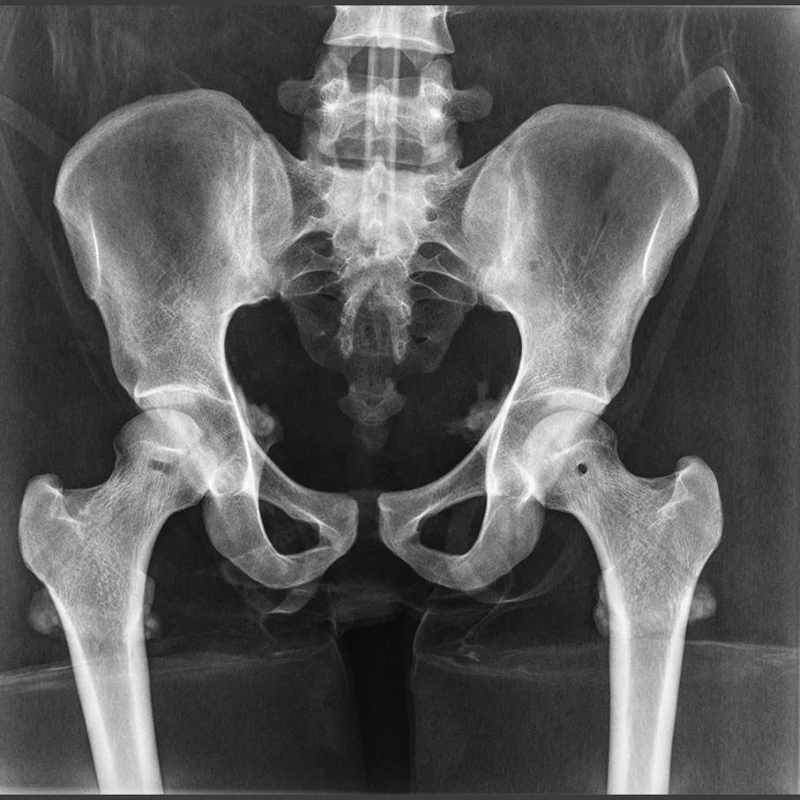
#> input picture img8.jpg, 800 x 800 px
$ jupyter execute ex6.ipynb
#> lines starting #> are read from the running program, lines starting #| are printed output that depends on the picture
[cell 1]
import cv2
import numpy as np
import matplotlib.pyplot as plt

[cell 2]
# Load the image
image = cv2.imread('img8.jpg')
#> image is the input picture: shape (800, 800, 3); mean B, G, R 90.8, 90.8, 90.8
image = cv2.cvtColor(image, cv2.COLOR_BGR2RGB)  # Convert to RGB from BGR

[cell 3]
# Reshape image into a 2D array of pixels
pixel_values = image.reshape((-1, 3))
pixel_values = np.float32(pixel_values)  # Convert to float

[cell 4]
# Define criteria & apply KMeans
criteria = (cv2.TERM_CRITERIA_EPS + cv2.TERM_CRITERIA_MAX_ITER, 100, 0.2)
k = 3  # Number of clusters
_, labels, centers = cv2.kmeans(pixel_values, k, None, criteria, 10, cv2.KMEANS_RANDOM_CENTERS)
#> centers = [[115.3, 115.3, 115.3], [186.8, 186.8, 186.8], [51.06, 51.04, 51.06]]

[cell 5]
# Convert centers to uint8
centers = np.uint8(centers)
#> centers = [[115, 115, 115], [186, 186, 186], [51, 51, 51]]
segmented_image = centers[labels.flatten()]  # Assign colors to pixels
segmented_image = segmented_image.reshape(image.shape)  # Reshape to original image size
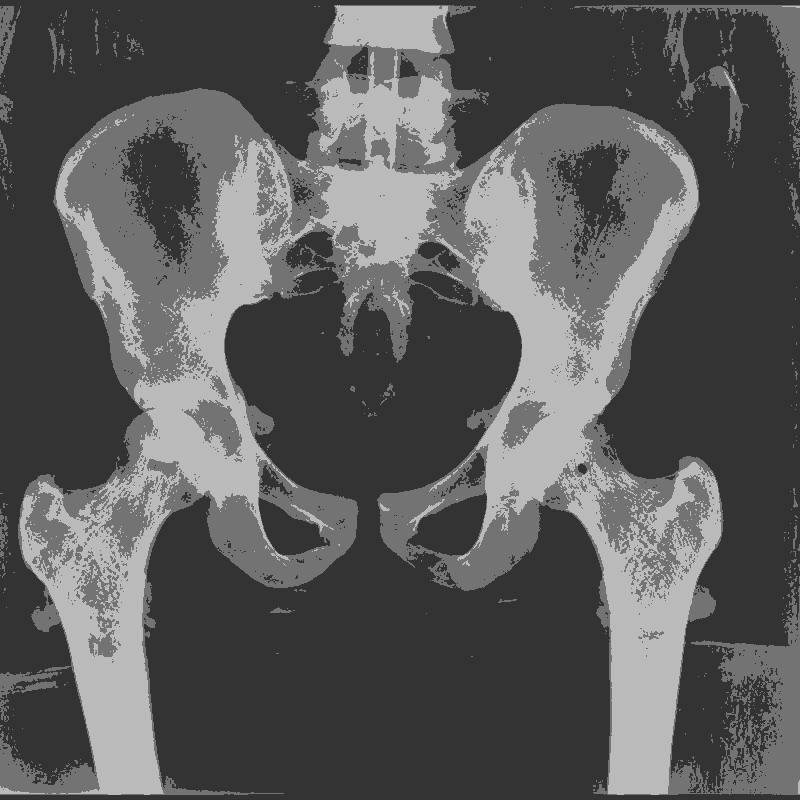
#> segmented_image: shape (800, 800, 3); min 51, max 186, mean 90.5

[cell 6]
# Show results
plt.figure(figsize=(10,5))
plt.subplot(1,2,1)
plt.imshow(image)
plt.title("Original Image")

plt.subplot(1,2,2)
plt.imshow(segmented_image)
plt.title("Segmented Image (K-Means)")

plt.show()
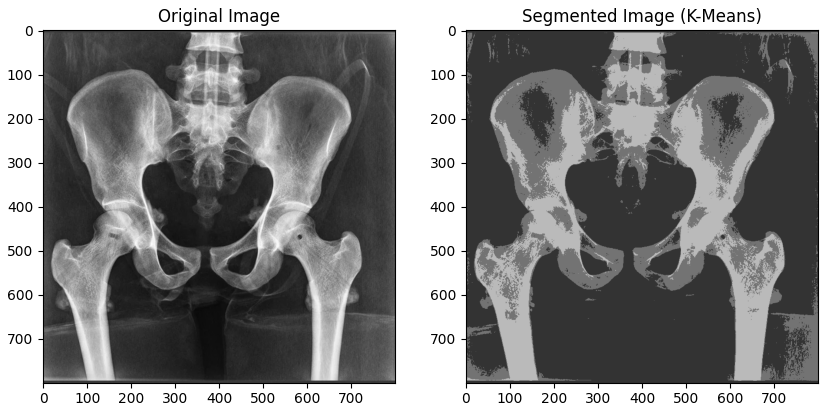
#> figure drawn by matplotlib, 2 panels

$ run again, with question.jpg copied over img8.jpg
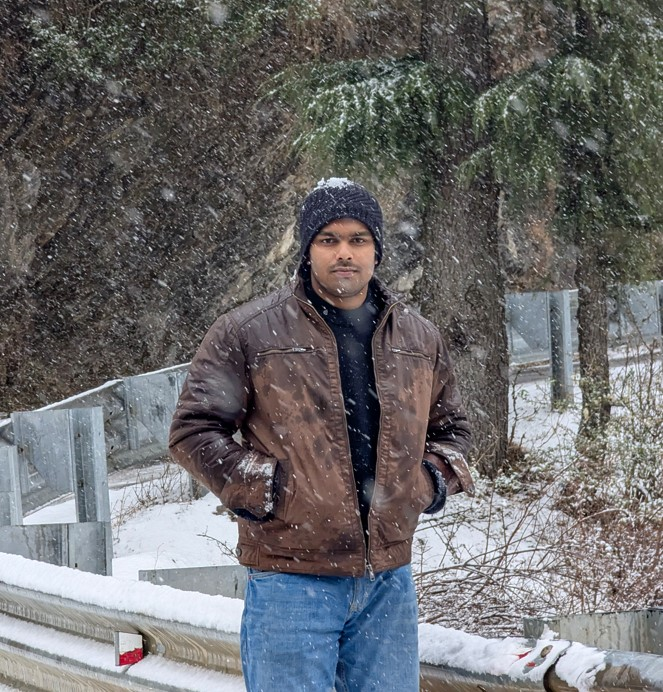
#> input picture question.jpg, 663 x 692 px
#> image is the input picture: shape (692, 663, 3); mean B, G, R 107, 106, 106.5
#> `_, labels, centers = cv2.kmeans(pixel_values, k, None, criteria, 10, c..`: centers = [[197.5, 201.3, 207.7], [119.4, 120.4, 122.9], [64.5, 61.44, 59.35]]
#> `centers = np.uint8(centers)`: centers = [[197, 201, 207], [119, 120, 122], [64, 61, 59]]
#> `segmented_image = segmented_image.reshape(image.shape)`:
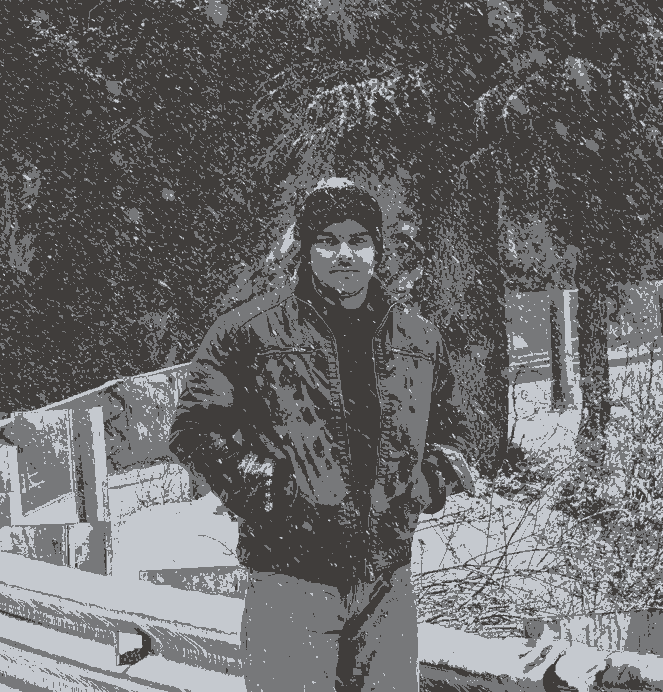
#> segmented_image: shape (692, 663, 3); mean R, G, B 106, 105.6, 106.4
#> `plt.show()`:
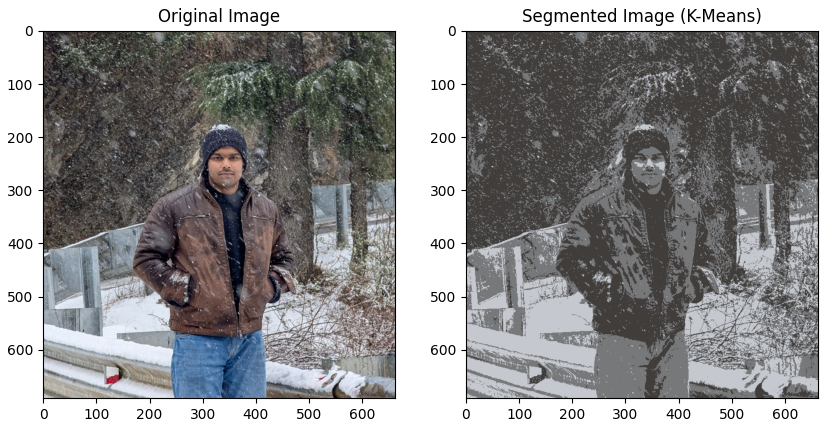
#> figure drawn by matplotlib, 2 panels
